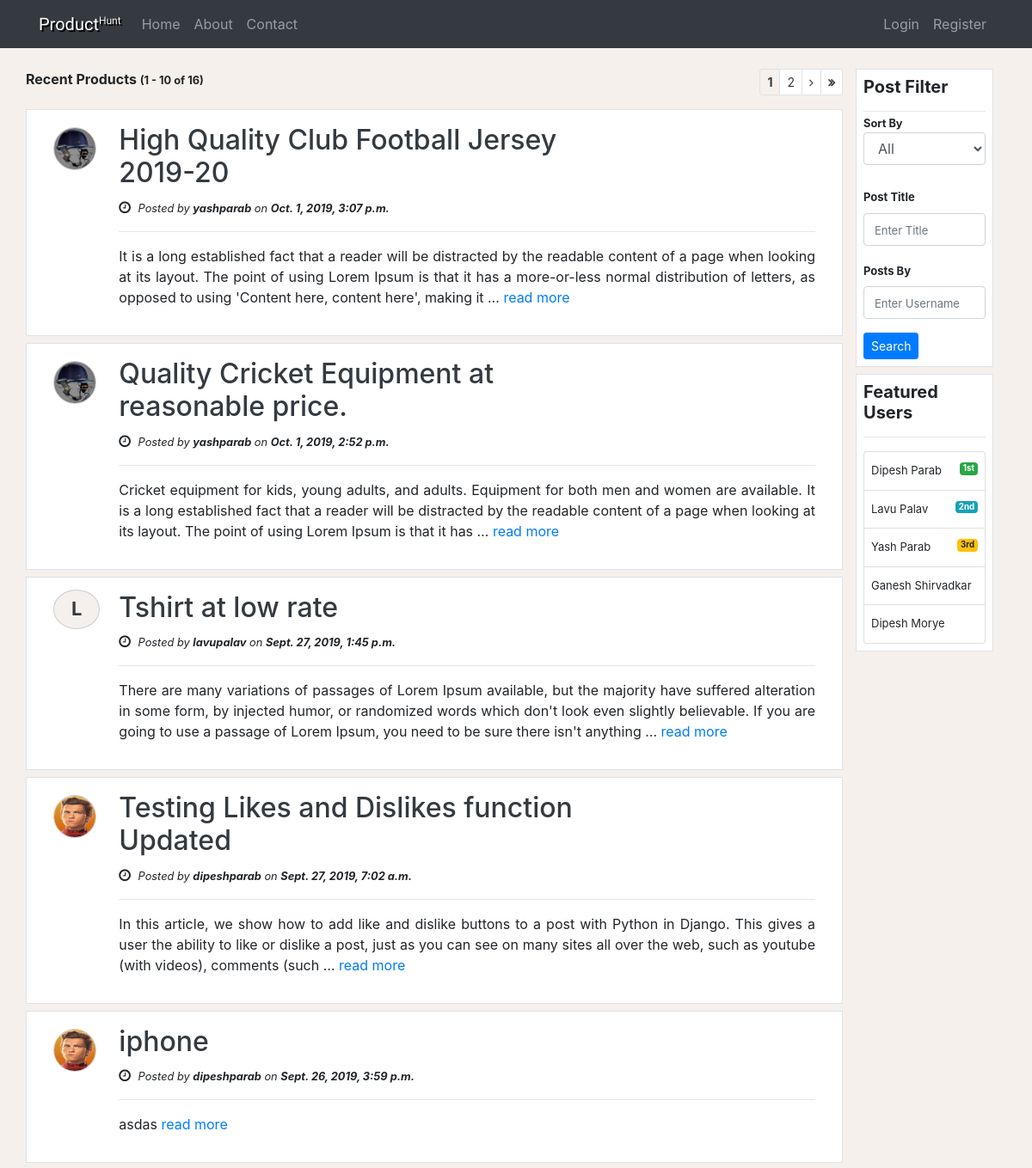
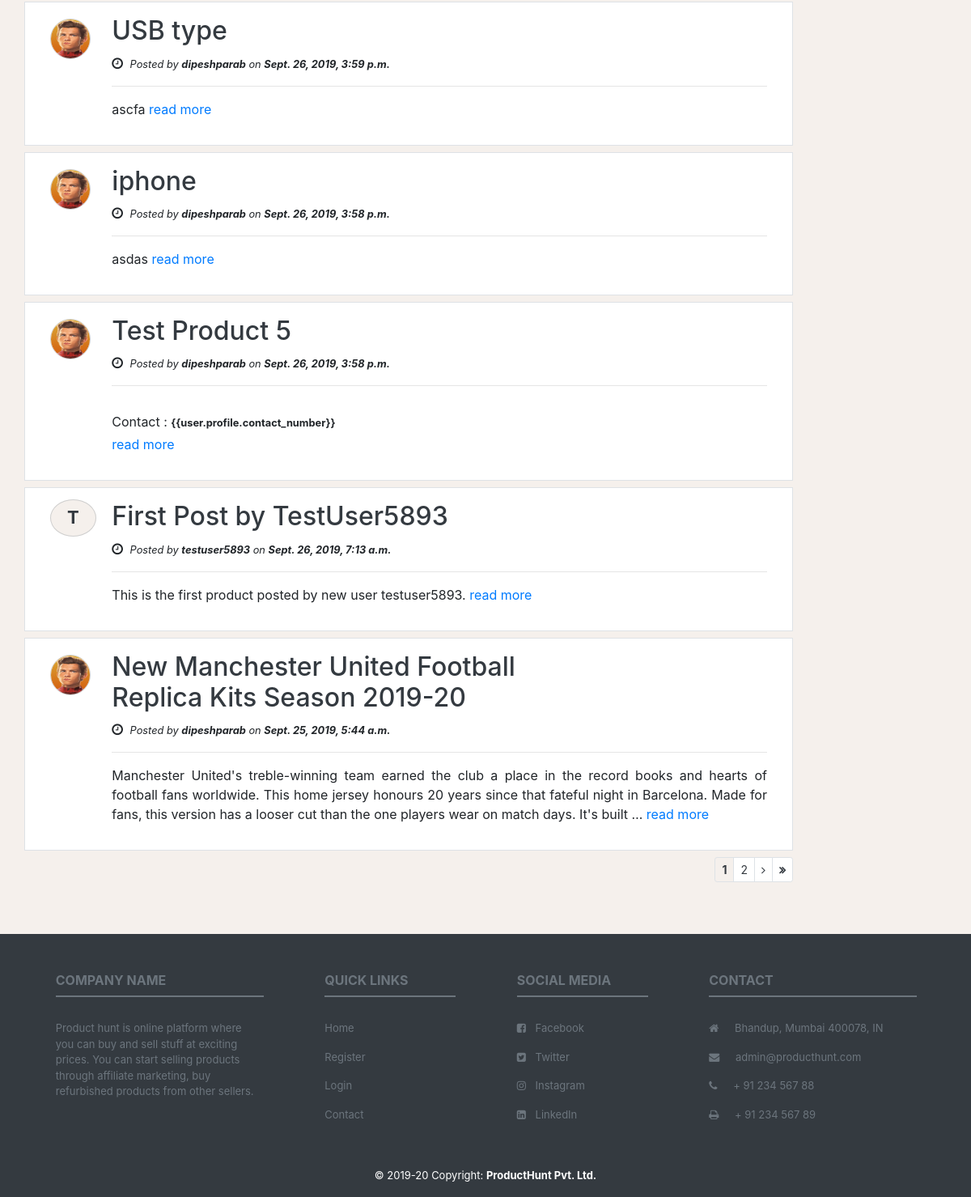
The page / on the database its author committed (2 pictures, top to bottom).
### products/models.py (models this page shows, shortened)
class Product(models.Model):
    STATUS_CHOICES = (
        ('active', 'Active'),
        ('reported', 'Report')
    )
    title = models.CharField(max_length=255)
    pub_date = models.DateTimeField(auto_now_add=True)
    updated_date = models.DateTimeField(auto_now=True)
    image1 = models.ImageField(upload_to='images/product/screenshots/', null=True, blank=True)
    image2 = models.ImageField(upload_to='images/product/screenshots/', null=True, blank=True)
    image3 = models.ImageField(upload_to='images/product/screenshots/', null=True, blank=True)
    image4 = models.ImageField(upload_to='images/product/screenshots/', null=True, blank=True)
    image5 = models.ImageField(upload_to='images/product/screenshots/', null=True, blank=True)
    image6 = models.ImageField(upload_to='images/product/screenshots/', null=True, blank=True)
    icon = models.ImageField(upload_to='images/product/icons/', null=True, blank=True)
    body = models.TextField(null=True, blank=True)
    url = models.CharField(max_length=200, null=True, blank=True)
    likes = models.ManyToManyField(User, related_name='likes', blank=True)
    dislikes = models.ManyToManyField(User, related_name='dislikes', blank=True)
    status = models.CharField(max_length=6, choices=STATUS_CHOICES, default='active')
    hunter = models.ForeignKey(User, on_delete=models.CASCADE)

### accounts/models.py (models this page shows, shortened)
class Profile(models.Model):
    user = models.OneToOneField(User, on_delete=models.CASCADE)
    profile_image = models.ImageField(upload_to='images/profile/', null=True, blank=True)
    user_bio = models.TextField(max_length=500, null=True, blank=True)
    contact_number = models.IntegerField(default=0, null=True, blank=True)
    facebook_link = models.CharField(max_length=200, null=True, blank=True)
    instagram_link = models.CharField(max_length=200, null=True, blank=True)
    twitter_link = models.CharField(max_length=200, null=True, blank=True)

### product_hunt/views.py (the view)
# urls.py: path('', views.homePage, name='home_page'),
def homePage(request):
    product_list = Product.objects.all().order_by('-pub_date')
    filter = ProductFilter(request.GET, queryset=product_list)
    product_filter = ProductFilter(request.GET, queryset=product_list).qs
    paginator = Paginator(product_filter, 10)
    page = request.GET.get('page')
    try:
        response = paginator.page(page)
    except PageNotAnInteger:
        response = paginator.page(1)
    except EmptyPage:
        response = paginator.page(paginator.num_pages)
    first_item_number = 10 * (response.number - 1) + 1
    context = {
                'title': 'Home',
               'product_list': response,
               'search_filter': filter,
               'searchbox_needed':'Yes',
               'page_size': 10,
               'first_item_number':first_item_number
               }
    return render(request, 'product_hunt/home.html', context)

### product_hunt/templates/product_hunt/home.html (shortened to what this page needs)
{% extends 'product_hunt/base.html' %}
{% load staticfiles %}
{% load mathfilters %}
{% load crispy_forms_tags %}
{% block content %}
<div class="row mt-3">
    <div class="col-md-10 post-side-margin-sm">
        <div class="row no-margin-left-sm">
            <div class="col-md-6 pl-0 mb-2">
                <b>Recent Products
                    {% if product_list.paginator.count > 0 %}
                    <small class="font-bold">
                        ({{ first_item_number }}
                        -
                            {% if page_size|mul:product_list.number > product_list.paginator.count %}
                                {{ product_list.paginator.count }}
                            {% else %}
                                {{ page_size|mul:product_list.number }}
                            {% endif %}
                        of
                        {{ product_list.paginator.count }})
                    </small>
                    {% endif %}
                </b>
            </div>
            <div class="col-md-6 pr-0">
                <nav class="float-right">
                 {% if product_list.paginator.count > page_size and product_list.paginator.count > 0 %}
                  <ul class="pagination pagination-sm">
                    {% for page in product_list.paginator.page_range %}
                      {% if page == product_list.number %}
                        <li class="page-item disabled">
                            <a class="page-link text-dark bg-custom font-bold" href="#">
                                {{ page }}
                            </a>
                        </li>
                      {% else %}
                        <li class="page-item"><a class="page-link text-dark" href="?page={{ page }}">{{ page }}</a></li>
                      {% endif %}
                    {% endfor %}
                    {% if product_list.has_next %}
                        <li class="page-item">
                          <a class="page-link text-dark" href="?page={{ product_list.next_page_number }}">
                              <i class="fa fa-angle-right"></i>
                          </a>
                        </li>
                        <li class="page-item">
                          <a class="page-link text-dark" href="?page={{ product_list.paginator.num_pages }}">
                              <i class="fa fa-angle-double-right font-bold"></i>
                          </a>
                        </li>
                    {% endif %}
                  </ul>
                  {% endif %}
                </nav>
            </div>
        </div>
        {% if product_list.paginator.count > 0 %}
        {% for product in product_list %}
        <div class="row bg-white border border-muted p-3 mb-2">
            <div class="col-md-1 mt-1 mb-4">
                {% if product.hunter.profile.profile_image %}
                    <img src="{{ product.hunter.profile.profile_image.url }}" class="img img-responsive comment-section-user-icon">
                {% else %}
                    <span class="comment-section-text-icon text-dark text-uppercase pt-2">{{ product.hunter|make_list|first}}</span>
                {% endif %}
            </div>
            <div class="col-md-11">
                <div class="row">
                    <div class="col-md-9">
                        <h2><a href="{% url 'product_details_page' product.id %}" class="no-text-decoration text-dark">{{product.title}}</a></h2>
                        <span class="fa fa-clock-o mr-1"></span>
                        <small>
                            <i>Posted by <b>{{product.hunter}}</b> on <b>{{product.pub_date}}</b></i>
                        </small>
                    </div>
                </div><hr>
                <div class="row">
                    <div class="col-md-12">
                        <p class="text-justify">{{ product.body|safe|truncatewords:"50" }}
                            <a href="{% url 'product_details_page' product.id %}" class="no-text-decoration">read more</a>
                        </p>
                    </div>
                </div>
            </div>
        </div>
        {% endfor %}
        {% else %}
        <div class="row bg-white border border-muted p-3 mb-2">
            <div class="col text-center no-products">
                <h1>No Products Posted</h1>
            </div>
        </div>
        {% endif %}
        <div class="row no-margin-left-sm">
            <div class="col-md-12 pr-0">
                <nav class="float-right">
                {% if product_list.paginator.count > page_size and product_list.paginator.count > 0 %}
                  <ul class="pagination pagination-sm">
                    {% for page in product_list.paginator.page_range %}
                      {% if page == product_list.number %}
                        <li class="page-item disabled">
                            <a class="page-link text-dark bg-custom font-bold" href="#">
                                {{ page }}
                            </a>
                        </li>
                      {% else %}
                        <li class="page-item"><a class="page-link text-dark" href="?page={{ page }}">{{ page }}</a></li>
                      {% endif %}
                    {% endfor %}
                    {% if product_list.has_next %}
                        <li class="page-item">
                          <a class="page-link text-dark" href="?page={{ product_list.next_page_number }}">
                              <i class="fa fa-angle-right"></i>
                          </a>
                        </li>
                        <li class="page-item">
                          <a class="page-link text-dark" href="?page={{ product_list.paginator.num_pages }}">
                              <i class="fa fa-angle-double-right font-bold"></i>
                          </a>
                        </li>
                    {% endif %}
                  </ul>
                {% endif %}
                </nav>
            </div>
        </div>
    </div>
    <div class="col-md-2">
        <div class="bg-white border border-mute p-2">
        <h5 class="mb-2 font-bold">Post Filter</h5><hr class="mb-0">
            <small class="font-bold">Sort By</small>
            <select class="form form-control mb-4">
                <option value="">All</option>
            </select>
            {% if searchbox_needed %}
            <div>
                <form method="get" class="form" id="search-filter">
                {{ search_filter.form|crispy }}
                <button class="btn btn-primary btn-sm" type="submit">Search</button>
                </form>
            </div>
          {% endif %}
        </div>
        <div class="bg-white border border-mute p-2 mt-2">
            <h5 class="font-bold">Featured Users</h5><hr class="p-0">
            <ul class="list-group">
                <li class="list-group-item font-small px-2">
                    Dipesh Parab<span class="badge badge-success float-right">1st</span>
                </li>
                <li class="list-group-item font-small px-2">
                    Lavu Palav<span class="badge badge-info float-right">2nd</span>
                </li>
                <li class="list-group-item font-small px-2">
                    Yash Parab<span class="badge badge-warning float-right">3rd</span>
                </li>
                <li class="list-group-item font-small px-2">Ganesh Shirvadkar</li>
                <li class="list-group-item font-small px-2">Dipesh Morye</li>
            </ul>
        </div>
    </div>
</div>
{% endblock %}

### static/css/style.css (style rules this page uses)
body { background: #f5f0ec; }
.bg-custom { background: #f5f0ec!important; }
#search-filter input::placeholder { font-size: small; }
#search-filter label { font-size: small; font-weight: bold; padding: 0px!important; }
.font-small { font-size: small!important; }
.no-text-decoration { text-decoration:none!important; }
.comment-section-user-icon { height: 50px; width: 50px; border-radius: 100%; border: 1px solid #cfcfcf; }
.comment-section-text-icon { height: 60px; width: 60px; padding: 10px 20px; border-radius: 100%; border: 1px solid #cfcfcf; background: #f5f0ec; text-align: center; font-weight: bold; font-size:22px; }
.font-bold { font-weight: bold!important; }

### rows shown on the page
Product: hunter.profile.profile_image (picture), title "High Quality Club Football Jersey 2019-20", hunter "yashparab", pub_date "Oct. 1, 2019, 3:07 p.m.", body "It is a long established fact that a reader will be distracted by the readable content of a page when looking at its layout. The point of using Lorem Ipsum is that it has a more-or-less normal distribution of letters, as opposed to using 'Content here, content here', making it …"
Product: hunter.profile.profile_image (picture), title "Quality Cricket Equipment at reasonable price.", hunter "yashparab", pub_date "Oct. 1, 2019, 2:52 p.m.", body "Cricket equipment for kids, young adults, and adults. Equipment for both men and women are available. It is a long established fact that a reader will be distracted by the readable content of a page when looking at its layout. The point of using Lorem Ipsum is that it has …"
Product: hunter|make_list "L", title "Tshirt at low rate", hunter "lavupalav", pub_date "Sept. 27, 2019, 1:45 p.m.", body "There are many variations of passages of Lorem Ipsum available, but the majority have suffered alteration in some form, by injected humor, or randomized words which don't look even slightly believable. If you are going to use a passage of Lorem Ipsum, you need to be sure there isn't anything …"
Product: hunter.profile.profile_image (picture), title "Testing Likes and Dislikes function Updated", hunter "dipeshparab", pub_date "Sept. 27, 2019, 7:02 a.m.", body "In this article, we show how to add like and dislike buttons to a post with Python in Django. This gives a user the ability to like or dislike a post, just as you can see on many sites all over the web, such as youtube (with videos), comments (such …"
Product: hunter.profile.profile_image (picture), title "iphone", hunter "dipeshparab", pub_date "Sept. 26, 2019, 3:59 p.m.", body "asdas"
Product: hunter.profile.profile_image (picture), title "USB type", hunter "dipeshparab", pub_date "Sept. 26, 2019, 3:59 p.m.", body "ascfa"
Product: hunter.profile.profile_image (picture), title "iphone", hunter "dipeshparab", pub_date "Sept. 26, 2019, 3:58 p.m.", body "asdas"
Product: hunter.profile.profile_image (picture), title "Test Product 5", hunter "dipeshparab", pub_date "Sept. 26, 2019, 3:58 p.m.", body "Contact : {{user.profile.contact_number}}"
Product: hunter|make_list "T", title "First Post by TestUser5893", hunter "testuser5893", pub_date "Sept. 26, 2019, 7:13 a.m.", body "This is the first product posted by new user testuser5893."
Product: hunter.profile.profile_image (picture), title "New Manchester United Football Replica Kits Season 2019-20", hunter "dipeshparab", pub_date "Sept. 25, 2019, 5:44 a.m.", body "Manchester United's treble-winning team earned the club a place in the record books and hearts of football fans worldwide. This home jersey honours 20 years since that fateful night in Barcelona. Made for fans, this version has a looser cut than the one players wear on match days. It's built …"

### other values the page prints
{{ first_item_number }} "1"
{{ page_size|mul:product_list.number }} "10"
{{ product_list.paginator.count }} "16"
{{ page }} "1"
{{ page }} "2"
